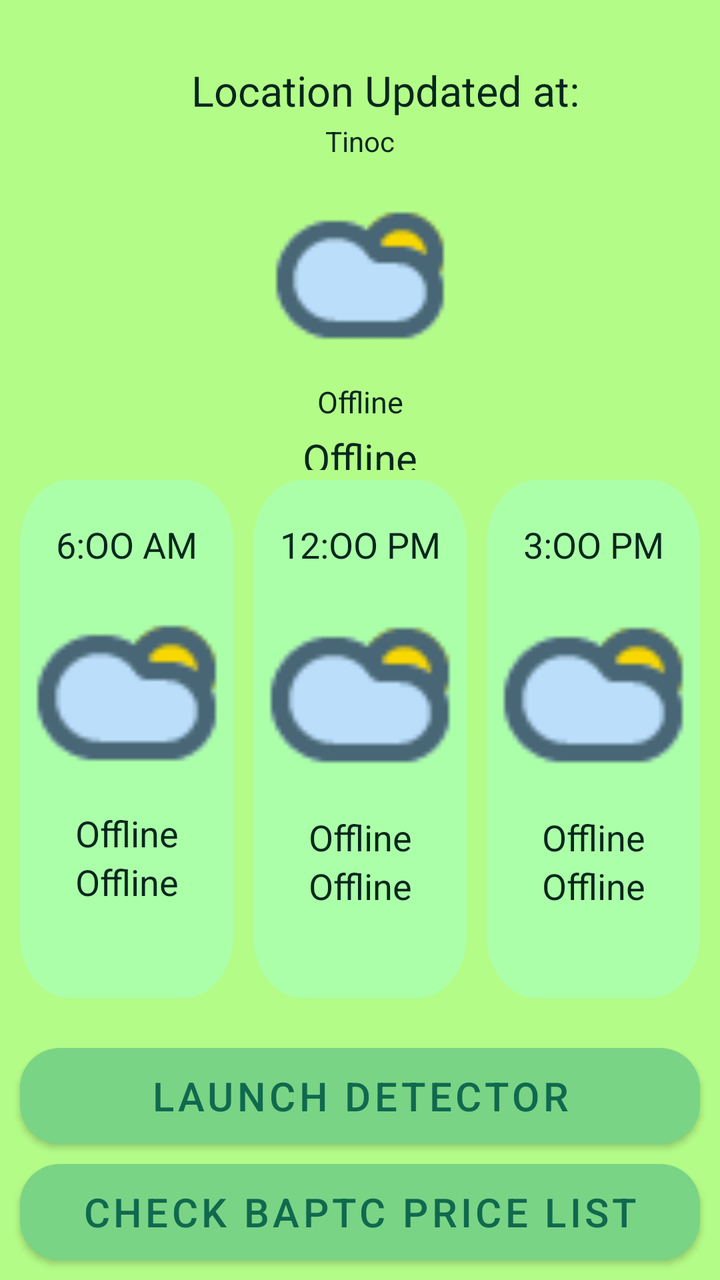
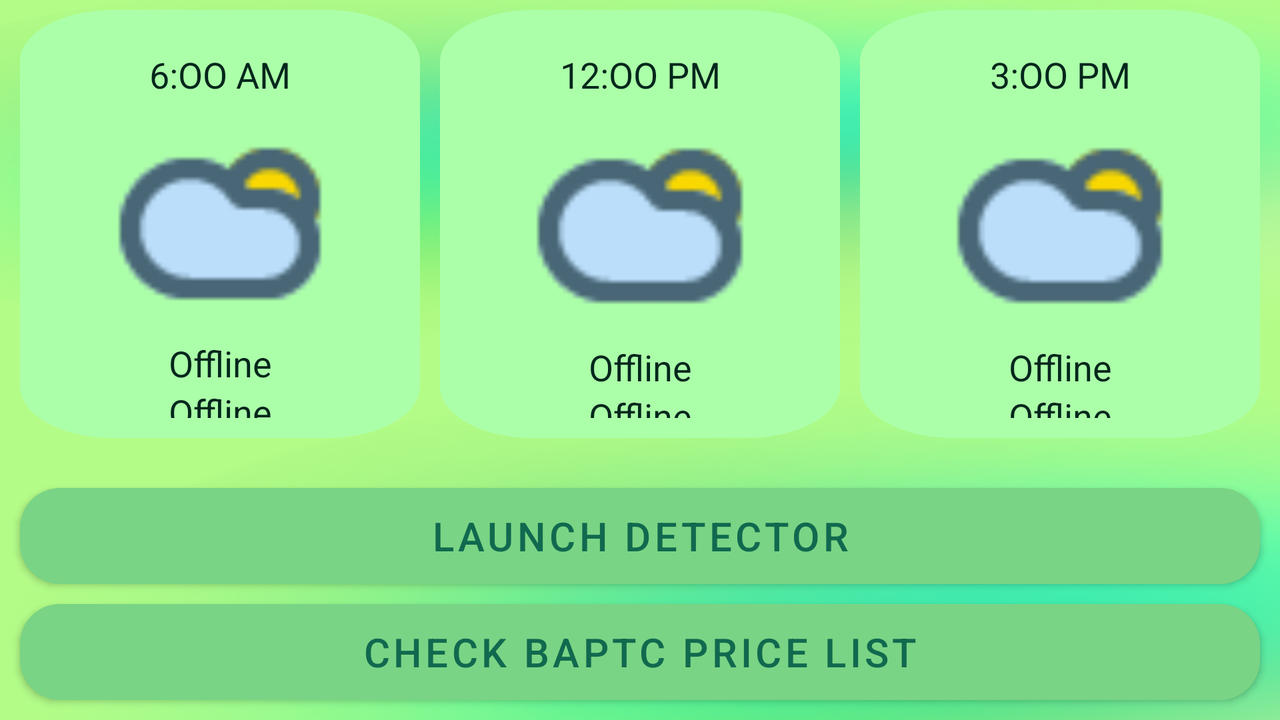

An Android layout and its configuration variant, each rendered on a device that would load it. The default file and the variant file are quoted in full after the pictures.
<!-- AndroidManifest.xml: application theme Theme.InfoFarm -->
<!-- res/layout/activity_weather.xml -->
<?xml version="1.0" encoding="utf-8"?>
<androidx.constraintlayout.widget.ConstraintLayout
    xmlns:android="http://schemas.android.com/apk/res/android"
    xmlns:app="http://schemas.android.com/apk/res-auto"
    xmlns:tools="http://schemas.android.com/tools"
    android:layout_width="match_parent"
    android:layout_height="match_parent"
    tools:context=".Weather"
    android:background="@drawable/background"
>


    <LinearLayout
        android:id="@+id/linear_top"
        android:layout_width="match_parent"
        android:layout_height="wrap_content"
        android:layout_marginTop="30dp"
        android:gravity="center"
        android:orientation="horizontal"
        app:layout_constraintEnd_toEndOf="parent"
        app:layout_constraintStart_toStartOf="parent"
        app:layout_constraintTop_toTopOf="parent"
        app:layout_constraintBottom_toTopOf="@id/location"
        >

        <View
            android:id="@+id/location_ic"
            android:layout_width="31dp"
            android:layout_height="31dp"
            android:background="@drawable/location" />

        <TextView
            android:id="@+id/location_up"
            android:layout_width="wrap_content"
            android:layout_height="29dp"
            android:text="@string/location_up"
            android:textAppearance="@style/location_up" />
    </LinearLayout>



    <TextView
        android:id="@+id/location"
        android:layout_width="0dp"
        android:layout_height="0dp"
        android:autoSizeMaxTextSize="50sp"
        android:autoSizeMinTextSize="13sp"
        android:autoSizeStepGranularity="1sp"
        android:autoSizeTextType="uniform"
        android:gravity="center_horizontal|top"
        android:text="@string/baguio"
        app:layout_constraintBottom_toTopOf="@id/main_temp_icn"
        app:layout_constraintEnd_toEndOf="parent"
        app:layout_constraintHorizontal_bias="0.0"
        app:layout_constraintStart_toStartOf="parent"
        app:layout_constraintTop_toBottomOf="@id/linear_top" />

    <ImageView
        android:id="@+id/main_temp_icn"
        android:layout_width="112dp"
        android:layout_height="100dp"
        android:layout_gravity="top|center"
        android:layout_marginTop="5dp"
        android:layout_marginBottom="5dp"
        app:layout_constraintBottom_toTopOf="@id/weather_description"
        app:layout_constraintDimensionRatio="1:1"
        app:layout_constraintEnd_toEndOf="parent"
        app:layout_constraintStart_toStartOf="parent"
        app:layout_constraintTop_toBottomOf="@id/location"
        app:srcCompat="@drawable/partly_sunny" />

    <TextView
        android:id="@+id/weather_description"
        android:layout_width="0dp"
        android:layout_height="0dp"
        android:layout_marginBottom="5dp"
        android:autoSizeMaxTextSize="50sp"
        android:autoSizeMinTextSize="15sp"
        android:autoSizeStepGranularity="2sp"
        android:autoSizeTextType="uniform"
        android:gravity="center_horizontal|top"
        android:text="@string/offline"
        app:layout_constraintBottom_toTopOf="@id/main_temp"
        app:layout_constraintEnd_toEndOf="parent"
        app:layout_constraintStart_toStartOf="parent"
        app:layout_constraintTop_toBottomOf="@id/main_temp_icn" />

    <TextView
        android:id="@+id/main_temp"
        android:layout_width="0dp"
        android:layout_height="0dp"
        android:autoSizeMaxTextSize="70sp"
        android:autoSizeMinTextSize="20sp"
        android:autoSizeStepGranularity="10sp"
        android:autoSizeTextType="uniform"
        android:gravity="center_horizontal|top"
        android:text="@string/offline"
        app:layout_constraintBottom_toTopOf="@id/rLayout"
        app:layout_constraintEnd_toEndOf="parent"
        app:layout_constraintStart_toStartOf="parent"
        app:layout_constraintTop_toBottomOf="@id/weather_description" />


    <RelativeLayout
        android:id="@+id/rLayout"
        android:layout_width="0dp"
        android:layout_height="405dp"
        app:layout_constraintBottom_toBottomOf="parent"
        app:layout_constraintEnd_toEndOf="parent"
        app:layout_constraintStart_toStartOf="parent"
        app:layout_constraintTop_toBottomOf="@id/main_temp">

        <LinearLayout
            android:id="@+id/linearInsideRel"
            android:layout_width="match_parent"
            android:layout_height="match_parent"
            android:layout_above="@id/button_pest"
            android:layout_centerInParent="true"
            android:layout_marginBottom="20dp"
            android:orientation="horizontal"
            android:padding="5dp">

            <LinearLayout
                android:layout_width="match_parent"
                android:layout_height="match_parent"
                android:layout_marginLeft="5dp"
                android:layout_marginRight="5dp"
                android:layout_weight="1"
                android:background="@drawable/morning"
                android:orientation="vertical"
                android:paddingTop="10dp"
                android:paddingBottom="10dp">

                <TextView
                    android:id="@+id/sixTime"
                    android:layout_width="match_parent"
                    android:layout_height="wrap_content"
                    android:layout_gravity="center|start"
                    android:layout_marginTop="10dp"
                    android:gravity="center_horizontal|top"
                    android:text="@string/six_am"
                    android:textAppearance="@style/oo_am" />

                <ImageView
                    android:id="@+id/sixIcon"
                    android:layout_width="match_parent"
                    android:layout_height="120dp"
                    app:srcCompat="@drawable/partly_sunny" />

                <TextView
                    android:id="@+id/sixWeather"
                    android:layout_width="match_parent"
                    android:layout_height="wrap_content"
                    android:gravity="center_horizontal|top"
                    android:text="@string/offline"
                    android:textAppearance="@style/oo_am" />

                <TextView
                    android:id="@+id/sixRain"
                    android:layout_width="match_parent"
                    android:layout_height="wrap_content"
                    android:gravity="center_horizontal|top"
                    android:text="@string/offline"
                    android:textAppearance="@style/oo_desc" />
            </LinearLayout>

            <LinearLayout
                android:layout_width="match_parent"
                android:layout_height="match_parent"
                android:layout_marginLeft="5dp"
                android:layout_marginRight="5dp"
                android:layout_weight="1"
                android:background="@drawable/morning"
                android:orientation="vertical"
                android:paddingTop="10dp"
                android:paddingBottom="10dp">

                <TextView
                    android:id="@+id/twelveTime"
                    android:layout_width="match_parent"
                    android:layout_height="wrap_content"
                    android:layout_gravity="center|start"
                    android:layout_marginTop="10dp"
                    android:gravity="center_horizontal|top"
                    android:text="@string/twelve_pm"
                    android:textAppearance="@style/oo_am" />

                <ImageView
                    android:id="@+id/twelveIcon"
                    android:layout_width="match_parent"
                    android:layout_height="122dp"
                    app:srcCompat="@drawable/partly_sunny" />

                <TextView
                    android:id="@+id/twelveWeather"
                    android:layout_width="match_parent"
                    android:layout_height="wrap_content"
                    android:gravity="center_horizontal|top"
                    android:text="@string/offline"
                    android:textAppearance="@style/oo_am" />

                <TextView
                    android:id="@+id/twelveRain"
                    android:layout_width="match_parent"
                    android:layout_height="wrap_content"
                    android:gravity="center_horizontal|top"
                    android:text="@string/offline"
                    android:textAppearance="@style/oo_desc" />
            </LinearLayout>

            <LinearLayout
                android:layout_width="match_parent"
                android:layout_height="match_parent"
                android:layout_marginLeft="5dp"
                android:layout_marginRight="5dp"
                android:layout_weight="1"
                android:background="@drawable/morning"
                android:orientation="vertical"
                android:paddingTop="10dp"
                android:paddingBottom="10dp">

                <TextView
                    android:id="@+id/threeTime"
                    android:layout_width="match_parent"
                    android:layout_height="wrap_content"
                    android:layout_gravity="center|start"
                    android:layout_marginTop="10dp"
                    android:gravity="center_horizontal|top"
                    android:text="@string/three_pm"
                    android:textAppearance="@style/oo_am" />

                <ImageView
                    android:id="@+id/threeIcon"
                    android:layout_width="match_parent"
                    android:layout_height="122dp"
                    app:srcCompat="@drawable/partly_sunny" />

                <TextView
                    android:id="@+id/threeWeather"
                    android:layout_width="match_parent"
                    android:layout_height="wrap_content"
                    android:gravity="center_horizontal|top"
                    android:text="@string/offline"
                    android:textAppearance="@style/oo_am" />

                <TextView
                    android:id="@+id/threeRain"
                    android:layout_width="match_parent"
                    android:layout_height="wrap_content"
                    android:gravity="center_horizontal|top"
                    android:text="@string/offline"
                    android:textAppearance="@style/oo_desc" />
            </LinearLayout>
        </LinearLayout>

        <Button
            android:id="@+id/button_price"
            style="@style/txtSolidRounded"
            android:layout_width="match_parent"
            android:layout_height="wrap_content"
            android:layout_alignParentBottom="true"
            android:layout_centerInParent="true"
            android:layout_marginLeft="10dp"
            android:layout_marginRight="10dp"
            android:layout_marginBottom="10dp"
            android:text="@string/check_veget" />

        <Button
            android:id="@+id/button_pest"
            style="@style/txtSolidRounded"
            android:layout_width="match_parent"
            android:layout_height="wrap_content"
            android:layout_above="@+id/button_price"
            android:layout_centerInParent="true"
            android:layout_marginLeft="10dp"
            android:layout_marginRight="10dp"
            android:layout_marginBottom="10dp"
            android:text="@string/click_camera" />

    </RelativeLayout>

</androidx.constraintlayout.widget.ConstraintLayout>
<!-- resources referenced by this layout -->
<resources>
  <!-- drawable background (drawable) -->
  <vector
  xmlns:android="http://schemas.android.com/apk/res/android"
  xmlns:aapt="http://schemas.android.com/aapt"
  android:width="360dp"
  android:height="800dp"
  android:viewportWidth="360"
  android:viewportHeight="800"
      >
  
  <group>
  
      <clip-path
          android:pathData="M0 0H360V800H0V0Z"
          />
  
      <path
          android:pathData="M0 0V800H360V0"
          android:fillColor="#B4FC88"
          />
  
  </group>
  
  </vector>
  <!-- drawable morning (drawable) -->
  <vector
      xmlns:android="http://schemas.android.com/apk/res/android"
      xmlns:aapt="http://schemas.android.com/aapt"
      android:width="85.75dp"
      android:height="166dp"
      android:viewportWidth="85.75"
      android:viewportHeight="166"
      >
  
      <group>
  
          <clip-path
              android:pathData="M20 0H65.7483C76.794 0 85.7483 8.95431 85.7483 20V146C85.7483 157.046 76.794 166 65.7483 166H20C8.95431 166 0 157.046 0 146V20C0 8.95431 8.95431 0 20 0Z"
              />
  
          <path
              android:pathData="M0 0V166H85.7483V0"
              android:fillColor="#ACFFA9"
              />
  
      </group>
  
  </vector>
  <!-- drawable partly_sunny: png bitmap (drawable, 1071 bytes) -->
  <string name="baguio">Tinoc</string>
  <string name="check_veget">Check BAPTC Price List</string>
  <string name="click_camera">Launch Detector</string>
  <string name="location_up">Location Updated at: \n</string>
  <string name="offline">Offline</string>
  <string name="six_am">6:OO AM</string>
  <string name="three_pm">3:OO PM</string>
  <string name="twelve_pm">12:OO PM</string>
  <style name="location_up">
          <item name="android:textSize">21sp</item>
          <item name="android:textColor">#00750C</item>
  
      </style>
  <style name="oo_am">
          <item name="android:textSize">18dp</item>
          <item name="android:textColor">@color/teal_601</item>
      </style>
  <style name="oo_desc">
          <item name="android:textSize">18dp</item>
          <item name="android:textColor">@color/teal_800_cc</item>
      </style>
  <style name="txtSolidRounded" parent="txtSolidRounded_3">
          <item name="android:textColor">@color/teal_800</item>
          <item name="android:textSize">20sp</item>
          <item name="android:background">@drawable/rectangle_bg_green_a100_radius_20</item>
      </style>
  <style name="Theme.InfoFarm" parent="Theme.MaterialComponents.DayNight.DarkActionBar">
          
          <item name="colorPrimary">@color/green_300</item>
          <item name="colorPrimaryVariant">@color/green_300</item>
          <item name="colorOnPrimary">@color/teal_800</item>
          
          <item name="colorSecondary">@color/teal_200</item>
          <item name="colorSecondaryVariant">@color/teal_700</item>
          
          <item name="android:statusBarColor" tools:targetApi="l">?attr/colorPrimaryVariant</item>
          
          <item name="android:textColor">@color/teal_601</item>
          <item name="textOutlineColor">@color/white</item>
          <item name="toolbarStyle">@style/custom_toolbar</item>
      </style>
  <color name="teal_601">#03271C</color>
  <color name="teal_800_cc">#cc17664f</color>
  <style name="txtSolidRounded_3">solr</style>
  <color name="teal_800">#10694E</color>
  <!-- drawable rectangle_bg_green_a100_radius_20 (drawable) -->
  <?xml version="1.0" encoding="UTF-8"?>
  <shape android:shape="rectangle" xmlns:android="http://schemas.android.com/apk/res/android">
      <solid android:color="@color/green_A100"/>
      <corners android:radius="20dp"/>
  </shape>
  <color name="green_300">#7ad485</color>
  <color name="teal_200">#FF03DAC5</color>
  <color name="teal_700">#FF018786</color>
  <color name="white">#9EFFFFFF</color>
  <style name="custom_toolbar" parent="@style/Widget.AppCompat.Toolbar">
          <item name="titleTextColor">#FFFFFF</item>
      </style>
  <color name="green_A100">#abffa8</color>
</resources>
<!-- res/layout-land/activity_weather.xml (the repository's variant of the layout above) -->
<!-- drawn on the phone turned sideways -->
<?xml version="1.0" encoding="utf-8"?>
<androidx.constraintlayout.widget.ConstraintLayout
    xmlns:android="http://schemas.android.com/apk/res/android"
    xmlns:app="http://schemas.android.com/apk/res-auto"
    xmlns:tools="http://schemas.android.com/tools"
    android:layout_width="match_parent"
    android:layout_height="match_parent"
    tools:context=".Weather"
    android:background="@drawable/background"
>


    <View
    android:id="@+id/view"
    android:layout_width="0dp"
    android:layout_height="0dp"
    android:layout_alignParentTop="true"
    android:background="@drawable/e_15"
    app:layout_constraintEnd_toEndOf="parent"
    app:layout_constraintStart_toStartOf="parent"
    app:layout_constraintTop_toTopOf="parent"
    app:layout_constraintBottom_toTopOf="@id/view2"
    />

<View
    android:id="@+id/view2"
    android:layout_width="0dp"
    android:layout_height="0dp"
    android:layout_alignParentBottom="true"
    android:background="@drawable/e_14"
    app:layout_constraintTop_toBottomOf="@id/view"
    app:layout_constraintBottom_toBottomOf="parent"
    app:layout_constraintEnd_toEndOf="parent"
    app:layout_constraintStart_toStartOf="parent" />

    <RelativeLayout
        android:id="@+id/rLayout"
        android:layout_width="match_parent"
        android:layout_height="match_parent"

        app:layout_constraintBottom_toBottomOf="parent"
        app:layout_constraintEnd_toStartOf="@+id/view"
        app:layout_constraintStart_toStartOf="parent"
        app:layout_constraintTop_toTopOf="parent">
        <TextView
            android:id="@+id/location"
            android:layout_width="match_parent"
            android:layout_height="42dp"
            android:visibility="invisible"
            />

        <ImageView
            android:id="@+id/main_temp_icn"
            android:layout_width="140dp"
            android:layout_height="136dp"
            android:visibility="invisible"
            />

        <TextView
            android:id="@+id/weather_description"
            android:layout_width="match_parent"
            android:layout_height="40dp"
            android:visibility="invisible"
            />

        <TextView
            android:id="@+id/main_temp"
            android:layout_width="match_parent"
            android:layout_height="wrap_content"
            android:visibility="invisible"
            />

        <LinearLayout
            android:id="@+id/linearInsideRel"
            android:layout_width="match_parent"
            android:layout_height="wrap_content"
            android:layout_above="@id/button_pest"
            android:layout_centerInParent="true"
            android:layout_marginBottom="20dp"
            android:orientation="horizontal"
            android:padding="5dp">

            <LinearLayout
                android:layout_width="match_parent"
                android:layout_height="match_parent"
                android:layout_marginLeft="5dp"
                android:layout_marginRight="5dp"
                android:layout_weight="1"
                android:background="@drawable/morning"
                android:orientation="vertical"
                android:paddingTop="10dp"
                android:paddingBottom="10dp">

                <TextView
                    android:id="@+id/sixTime"
                    android:layout_width="match_parent"
                    android:layout_height="wrap_content"
                    android:layout_gravity="center|start"
                    android:layout_marginTop="10dp"
                    android:gravity="center_horizontal|top"
                    android:text="@string/six_am"
                    android:textAppearance="@style/oo_am" />

                <ImageView
                    android:id="@+id/sixIcon"
                    android:layout_width="match_parent"
                    android:layout_height="120dp"
                    app:srcCompat="@drawable/partly_sunny" />

                <TextView
                    android:id="@+id/sixWeather"
                    android:layout_width="match_parent"
                    android:layout_height="wrap_content"
                    android:gravity="center_horizontal|top"
                    android:text="@string/offline"
                    android:textAppearance="@style/oo_am" />

                <TextView
                    android:id="@+id/sixRain"
                    android:layout_width="match_parent"
                    android:layout_height="wrap_content"
                    android:gravity="center_horizontal|top"
                    android:text="@string/offline"
                    android:textAppearance="@style/oo_desc" />
            </LinearLayout>

            <LinearLayout
                android:layout_width="match_parent"
                android:layout_height="match_parent"
                android:layout_marginLeft="5dp"
                android:layout_marginRight="5dp"
                android:layout_weight="1"
                android:background="@drawable/morning"
                android:orientation="vertical"
                android:paddingTop="10dp"
                android:paddingBottom="10dp">

                <TextView
                    android:id="@+id/twelveTime"
                    android:layout_width="match_parent"
                    android:layout_height="wrap_content"
                    android:layout_gravity="center|start"
                    android:layout_marginTop="10dp"
                    android:gravity="center_horizontal|top"
                    android:text="@string/twelve_pm"
                    android:textAppearance="@style/oo_am" />

                <ImageView
                    android:id="@+id/twelveIcon"
                    android:layout_width="match_parent"
                    android:layout_height="122dp"
                    app:srcCompat="@drawable/partly_sunny" />

                <TextView
                    android:id="@+id/twelveWeather"
                    android:layout_width="match_parent"
                    android:layout_height="wrap_content"
                    android:gravity="center_horizontal|top"
                    android:text="@string/offline"
                    android:textAppearance="@style/oo_am" />

                <TextView
                    android:id="@+id/twelveRain"
                    android:layout_width="match_parent"
                    android:layout_height="wrap_content"
                    android:gravity="center_horizontal|top"
                    android:text="@string/offline"
                    android:textAppearance="@style/oo_desc" />
            </LinearLayout>

            <LinearLayout
                android:layout_width="match_parent"
                android:layout_height="match_parent"
                android:layout_marginLeft="5dp"
                android:layout_marginRight="5dp"
                android:layout_weight="1"
                android:background="@drawable/morning"
                android:orientation="vertical"
                android:paddingTop="10dp"
                android:paddingBottom="10dp">

                <TextView
                    android:id="@+id/threeTime"
                    android:layout_width="match_parent"
                    android:layout_height="wrap_content"
                    android:layout_gravity="center|start"
                    android:layout_marginTop="10dp"
                    android:gravity="center_horizontal|top"
                    android:text="@string/three_pm"
                    android:textAppearance="@style/oo_am" />

                <ImageView
                    android:id="@+id/threeIcon"
                    android:layout_width="match_parent"
                    android:layout_height="122dp"
                    app:srcCompat="@drawable/partly_sunny" />

                <TextView
                    android:id="@+id/threeWeather"
                    android:layout_width="match_parent"
                    android:layout_height="wrap_content"
                    android:gravity="center_horizontal|top"
                    android:text="@string/offline"
                    android:textAppearance="@style/oo_am" />

                <TextView
                    android:id="@+id/threeRain"
                    android:layout_width="match_parent"
                    android:layout_height="wrap_content"
                    android:gravity="center_horizontal|top"
                    android:text="@string/offline"
                    android:textAppearance="@style/oo_desc" />
            </LinearLayout>
        </LinearLayout>

        <Button
            android:id="@+id/button_price"
            style="@style/txtSolidRounded"
            android:layout_width="match_parent"
            android:layout_height="wrap_content"
            android:layout_alignParentBottom="true"
            android:layout_centerInParent="true"
            android:layout_marginLeft="10dp"
            android:layout_marginRight="10dp"
            android:layout_marginBottom="10dp"
            android:text="@string/check_veget" />

        <Button
            android:id="@+id/button_pest"
            style="@style/txtSolidRounded"
            android:layout_width="match_parent"
            android:layout_height="wrap_content"
            android:layout_above="@+id/button_price"
            android:layout_centerInParent="true"
            android:layout_marginLeft="10dp"
            android:layout_marginRight="10dp"
            android:layout_marginBottom="10dp"
            android:text="@string/click_camera" />

    </RelativeLayout>

</androidx.constraintlayout.widget.ConstraintLayout>
<!-- resources referenced by the variant -->
<!-- as the phone turned sideways resolves them -->
<resources>
  <!-- drawable background (drawable) -->
  <vector
  xmlns:android="http://schemas.android.com/apk/res/android"
  xmlns:aapt="http://schemas.android.com/aapt"
  android:width="360dp"
  android:height="800dp"
  android:viewportWidth="360"
  android:viewportHeight="800"
      >
  
  <group>
  
      <clip-path
          android:pathData="M0 0H360V800H0V0Z"
          />
  
      <path
          android:pathData="M0 0V800H360V0"
          android:fillColor="#B4FC88"
          />
  
  </group>
  
  </vector>
  <!-- drawable e_14: png bitmap (drawable, 156224 bytes) -->
  <!-- drawable e_15: png bitmap (drawable, 229043 bytes) -->
  <!-- drawable morning (drawable) -->
  <vector
      xmlns:android="http://schemas.android.com/apk/res/android"
      xmlns:aapt="http://schemas.android.com/aapt"
      android:width="85.75dp"
      android:height="166dp"
      android:viewportWidth="85.75"
      android:viewportHeight="166"
      >
  
      <group>
  
          <clip-path
              android:pathData="M20 0H65.7483C76.794 0 85.7483 8.95431 85.7483 20V146C85.7483 157.046 76.794 166 65.7483 166H20C8.95431 166 0 157.046 0 146V20C0 8.95431 8.95431 0 20 0Z"
              />
  
          <path
              android:pathData="M0 0V166H85.7483V0"
              android:fillColor="#ACFFA9"
              />
  
      </group>
  
  </vector>
  <!-- drawable partly_sunny: png bitmap (drawable, 1071 bytes) -->
  <string name="check_veget">Check BAPTC Price List</string>
  <string name="click_camera">Launch Detector</string>
  <string name="offline">Offline</string>
  <string name="six_am">6:OO AM</string>
  <string name="three_pm">3:OO PM</string>
  <string name="twelve_pm">12:OO PM</string>
  <style name="oo_am">
          <item name="android:textSize">18dp</item>
          <item name="android:textColor">@color/teal_601</item>
      </style>
  <style name="oo_desc">
          <item name="android:textSize">18dp</item>
          <item name="android:textColor">@color/teal_800_cc</item>
      </style>
  <style name="txtSolidRounded" parent="txtSolidRounded_3">
          <item name="android:textColor">@color/teal_800</item>
          <item name="android:textSize">20sp</item>
          <item name="android:background">@drawable/rectangle_bg_green_a100_radius_20</item>
      </style>
  <style name="Theme.InfoFarm" parent="Theme.MaterialComponents.DayNight.DarkActionBar">
          
          <item name="colorPrimary">@color/green_300</item>
          <item name="colorPrimaryVariant">@color/green_300</item>
          <item name="colorOnPrimary">@color/teal_800</item>
          
          <item name="colorSecondary">@color/teal_200</item>
          <item name="colorSecondaryVariant">@color/teal_700</item>
          
          <item name="android:statusBarColor" tools:targetApi="l">?attr/colorPrimaryVariant</item>
          
          <item name="android:textColor">@color/teal_601</item>
          <item name="textOutlineColor">@color/white</item>
          <item name="toolbarStyle">@style/custom_toolbar</item>
      </style>
  <color name="teal_601">#03271C</color>
  <color name="teal_800_cc">#cc17664f</color>
  <style name="txtSolidRounded_3">solr</style>
  <color name="teal_800">#10694E</color>
  <!-- drawable rectangle_bg_green_a100_radius_20 (drawable) -->
  <?xml version="1.0" encoding="UTF-8"?>
  <shape android:shape="rectangle" xmlns:android="http://schemas.android.com/apk/res/android">
      <solid android:color="@color/green_A100"/>
      <corners android:radius="20dp"/>
  </shape>
  <color name="green_300">#7ad485</color>
  <color name="teal_200">#FF03DAC5</color>
  <color name="teal_700">#FF018786</color>
  <color name="white">#9EFFFFFF</color>
  <style name="custom_toolbar" parent="@style/Widget.AppCompat.Toolbar">
          <item name="titleTextColor">#FFFFFF</item>
      </style>
  <color name="green_A100">#abffa8</color>
</resources>
